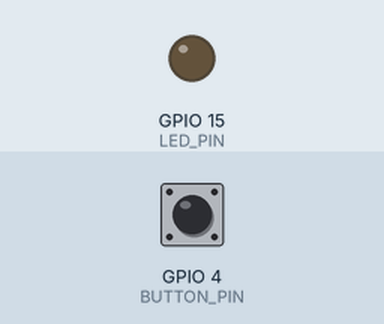
This sketch was run on a simulated ESP32. Shown: output pins drawn as LEDs (lit = HIGH). Dashed ring = blinking. The test bench sets the inputs (shaded band); at power-on: GPIO 4 (BUTTON_PIN) HIGH.

Above: at 1.2 s.
1.3 s: GPIO 4 (BUTTON_PIN) pulled LOW for 1 s
At 1.4 s:
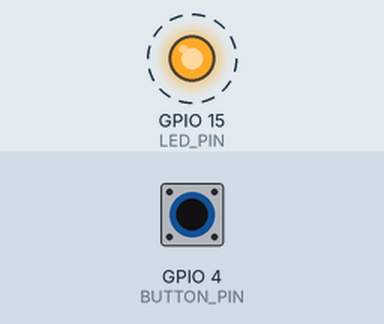
4.3 s: GPIO 4 (BUTTON_PIN) pulled LOW for 3.2 s
At 8.5 s:
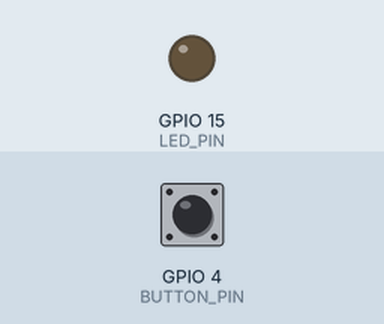
Timing chart, 0 to 10.0 s (numbered marks = the images above; inputs shaded):
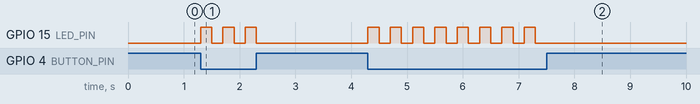

Measured:
- after the input at 1.3 s, GPIO 15 (LED_PIN): alternates HIGH for 0.20 s and LOW for 0.20 s, 6 changes in all, then stays LOW, starting at once
- after the input at 4.3 s, GPIO 15 (LED_PIN): alternates HIGH for 0.20 s and LOW for 0.20 s, 16 changes in all, then stays LOW, starting at once

The sketch:

esp32_pushbt_led.ino
```cpp
// Pin Definitions
const int BUTTON_PIN = 4;
const int LED_PIN = 15;

void setup() {
  // Initialize the LED pin as an output
  pinMode(LED_PIN, OUTPUT);

  // Initialize the button pin with an internal pull-up resistor.
  // This keeps the pin HIGH when unpressed, and pulls it LOW when pressed.
  pinMode(BUTTON_PIN, INPUT_PULLUP);
}

void loop() {
  // Read the state of the push button
  int buttonState = digitalRead(BUTTON_PIN);

  // Since INPUT_PULLUP reverses the logic, LOW means the button is pressed
  if (buttonState == LOW) {
    // Blink effect while the button is held down
    digitalWrite(LED_PIN, HIGH);
    delay(200);
    digitalWrite(LED_PIN, LOW);
    delay(200);
  } else {
    // Ensure the LED stays off when the button is released
    digitalWrite(LED_PIN, LOW);
  }
}
```
